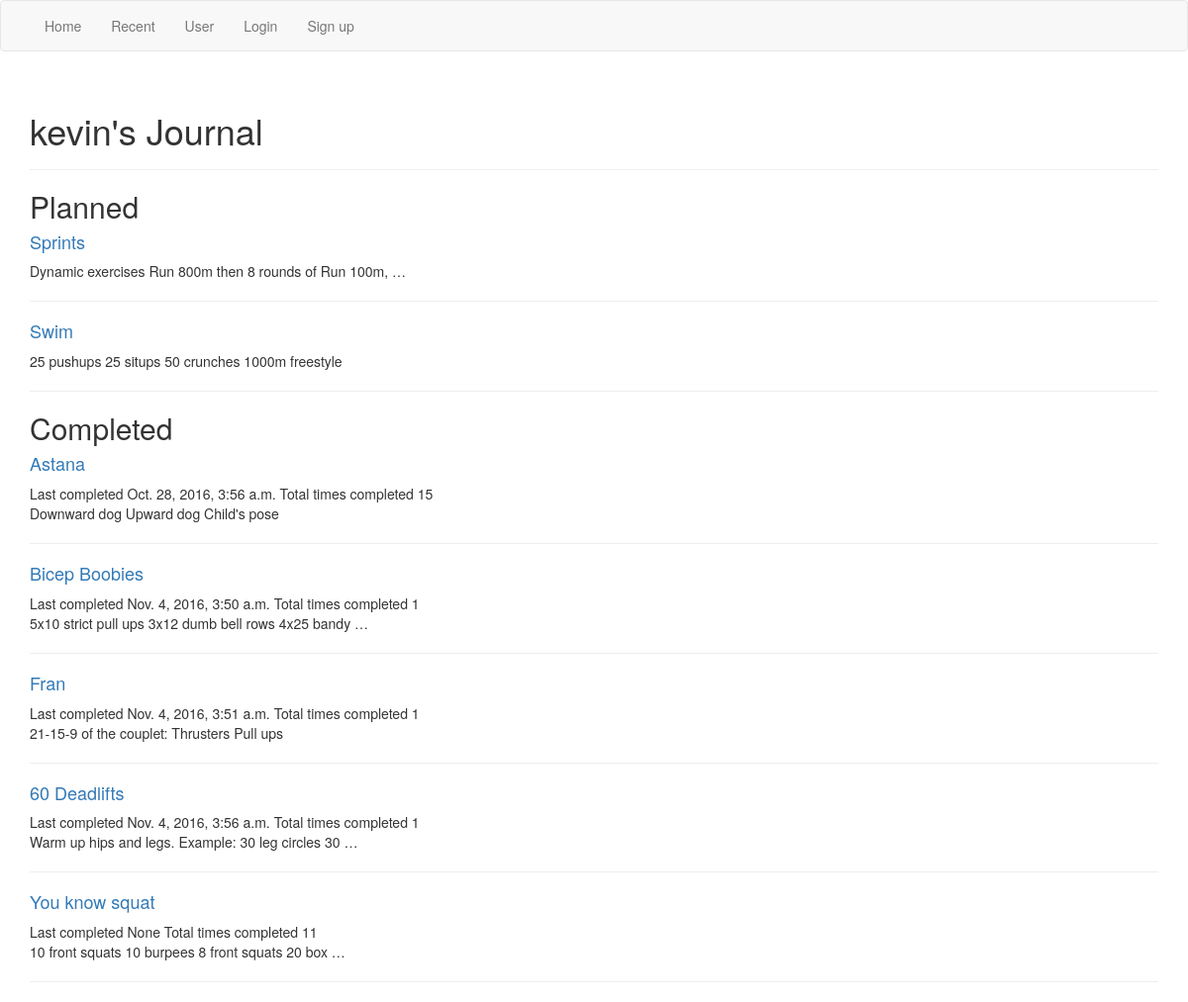
/workouts/user/1/, run on the app's committed database.
### workouts/models.py (models this page shows, shortened)
class Journal(models.Model):
  user = models.ForeignKey(settings.AUTH_USER_MODEL, on_delete=models.CASCADE)
  routine = models.ForeignKey(Routine, on_delete=models.CASCADE)
  completed_on = models.DateTimeField(null=True)
  completed_count = models.IntegerField(default=0)

class Routine(models.Model):
  routine_title = models.CharField(max_length=70)
  routine_text = models.TextField()
  pub_date = models.DateTimeField('date published', default=timezone.now)
  created_by = models.ForeignKey(settings.AUTH_USER_MODEL, related_name="created_by")
  modify_date = models.DateTimeField('date modified', null=True)
  modified_by = models.ForeignKey(settings.AUTH_USER_MODEL, null=True, related_name="modified_by")
  likes = models.IntegerField(default=0)

### workouts/views.py (the view)
# urls.py: url(r'^user/(?P<user_id>[0-9]+)/$', views.user_detail, name='user_detail'),
def user_detail(request, user_id):
  user = get_object_or_404(User, pk=user_id)
  journal = Journal.objects.filter(user=user)
  journal_planned = journal.filter(completed_count=0)
  journal_completed = journal.filter(completed_count__gt=0)
  params = dict(first_name=user.first_name, journal_planned=journal_planned,
                journal_completed=journal_completed)
  return render(request, "workouts/journal_browse.html", params)

### workouts/templates/workouts/journal_browse.html (shortened to what this page needs)
{% extends "./base.html" %}
{% block content %}
{% block journal_title %}
<div class="page-header"><h1>{{ first_name }}'s Journal</h1></div>
{% endblock %}
<div><h2>Planned</h2></div>
{% for entry in journal_planned %}
  <span>
    <div><h4><a href="{% url 'workouts:detail' entry.routine.id %}">{{ entry.routine.routine_title }}</a></h4></div>
    <div>{{ entry.routine.routine_text|truncatewords:10 }}</div>
  </span>
  <hr>
{% endfor %}
<div><h2>Completed</h2></div>
{% for entry in journal_completed %}
  <div><h4><a href="{% url 'workouts:detail' entry.routine.id %}">{{ entry.routine.routine_title }}</a></h4></div>
  <div>
    <span>Last completed {{ entry.completed_on }}</span>
    <span>Total times completed {{ entry.completed_count }}<span>
  </div>
  <div>{{ entry.routine.routine_text|truncatewords:10 }}</div>
  <hr>
{% endfor %}
{% endblock content %}

### data on the page
Journal: routine.routine_title "Sprints", routine.routine_text "Dynamic exercises Run 800m then 8 rounds of Run 100m, …"
Journal: routine.routine_title "Swim", routine.routine_text "25 pushups 25 situps 50 crunches 1000m freestyle"
Journal: routine.routine_title "Astana", completed_on "Oct. 28, 2016, 3:56 a.m.", completed_count "15", routine.routine_text "Downward dog Upward dog Child's pose"
Journal: routine.routine_title "Bicep Boobies", completed_on "Nov. 4, 2016, 3:50 a.m.", completed_count "1", routine.routine_text "5x10 strict pull ups 3x12 dumb bell rows 4x25 bandy …"
Journal: routine.routine_title "Fran", completed_on "Nov. 4, 2016, 3:51 a.m.", completed_count "1", routine.routine_text "21-15-9 of the couplet: Thrusters Pull ups"
Journal: routine.routine_title "60 Deadlifts", completed_on "Nov. 4, 2016, 3:56 a.m.", completed_count "1", routine.routine_text "Warm up hips and legs. Example: 30 leg circles 30 …"
Journal: routine.routine_title "You know squat", completed_on "None", completed_count "11", routine.routine_text "10 front squats 10 burpees 8 front squats 20 box …"

### other printed values
{{ first_name }} "kevin"
